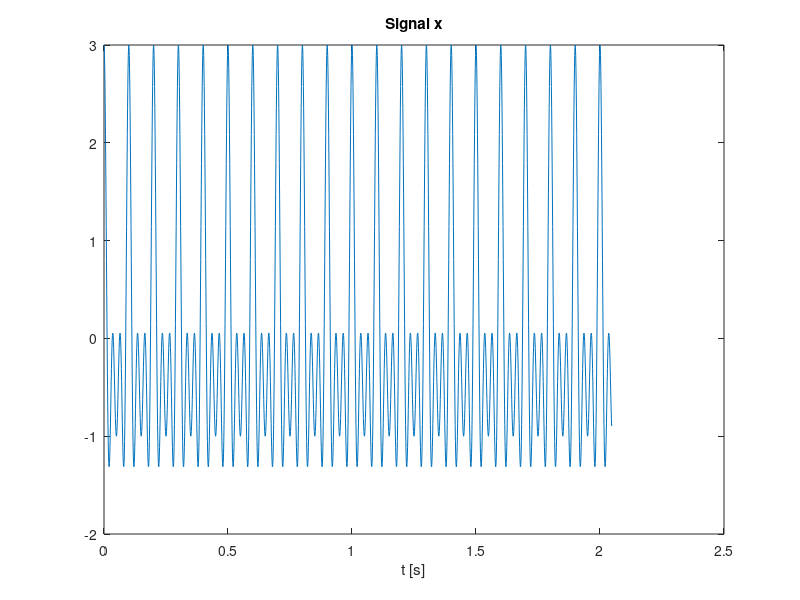

Source code (MATLAB): (Note: this script raises an error after producing the figure.)
% example 1
% Different ways of calculating Fourier 
% transform compared to Matlab fft function
clear all; close all;

% signal generation
frequencies = [10, 20, 30];
fs = 1000;                  % Sampling frequency;
N = 2048;                   % Number of samples
t = (0 : N - 1) * 1/fs;     % Time samples
x = 0;                      % Signal
for f = frequencies
    x = x + cos(2 * pi * f * t);
end
f = (0 : N - 1) * fs / N;   % frequencies in dft
f = f - fs / 2;

% plot signal
plot(t, x);
title("Signal x");
xlabel("t [s]");

% matlab
X_matlab = fft(x) / N;
X_matlab = fftshift(X_matlab);

% dft
X_dft = discreteFourierTransform(x, "dft") / N;
X_dft = spectrumShift(X_dft);
error = max(abs(X_dft) - abs(X_matlab));
disp("dft error = " + error);

% rec
X_rec = discreteFourierTransform(x, "rec") / N;
X_rec = spectrumShift(X_rec);
error = max(abs(X_rec) - abs(X_matlab));
disp("rec error = " + error);

% fft
X_fft = discreteFourierTransform(x, "fft") / N;
X_fft = spectrumShift(X_fft);
error = max(abs(X_fft) - abs(X_matlab));
disp("fft error = " + error);

% plot spectrum
lim = [-max(frequencies) - 2, max(frequencies) + 2];
XList = [X_dft; X_rec; X_fft; X_matlab];
titles = ["dft", "rec", "fft", "matlab"];
xl = "f [Hz]";
shape = [2, 2];
figure;

for i = 1 : length(titles)
    subplot(shape(1), shape(2), i);
    plot(f, abs(XList(i, :)));
    title(titles(i));
    xlabel(xl);
    xlim(lim);
end